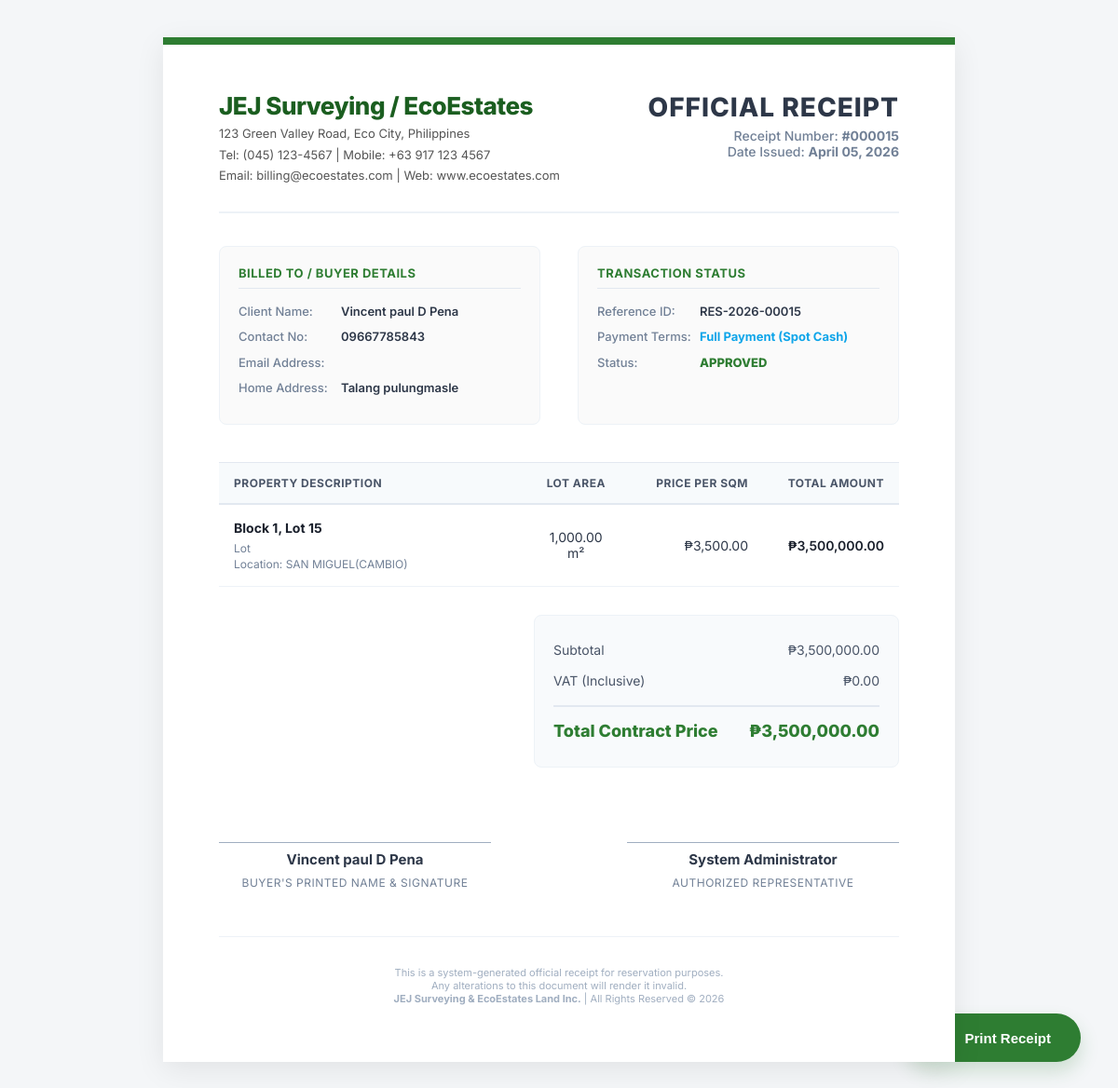
Page /receipt.php?id=15 (signed in) on the committed database.
### tables this page shows
CREATE TABLE `reservations` (
  `id` int(11) NOT NULL,
  `user_id` int(11) DEFAULT NULL,
  `contact_number` varchar(20) DEFAULT NULL,
  `email` varchar(100) DEFAULT NULL,
  `birth_date` date DEFAULT NULL,
  `lot_id` int(11) DEFAULT NULL,
  `reservation_date` datetime DEFAULT current_timestamp(),
  `status` enum('PENDING','APPROVED','CANCELLED') DEFAULT 'PENDING',
  `dp_proof` varchar(255) DEFAULT NULL,
  `dp_status` enum('UNPAID','VERIFYING','PAID') DEFAULT 'UNPAID',
  `payment_type` enum('CASH','INSTALLMENT') DEFAULT NULL,
  `installment_months` int(11) DEFAULT NULL,
  `monthly_payment` decimal(12,2) DEFAULT NULL,
  `payment_proof` varchar(255) DEFAULT NULL,
  `notes` text DEFAULT NULL,
  `buyer_address` text DEFAULT NULL,
  `valid_id_file` varchar(255) DEFAULT NULL,
  `selfie_with_id` varchar(255) DEFAULT NULL
);

CREATE TABLE `users` (
  `id` int(11) NOT NULL,
  `fullname` varchar(100) DEFAULT NULL,
  `email` varchar(100) DEFAULT NULL,
  `password` varchar(255) DEFAULT NULL,
  `phone` varchar(20) DEFAULT NULL,
  `role` enum('SUPER ADMIN','ADMIN','MANAGER','AGENT','BUYER') DEFAULT 'BUYER',
  `created_at` timestamp NOT NULL DEFAULT current_timestamp()
);

CREATE TABLE `lots` (
  `id` int(11) NOT NULL,
  `location` varchar(255) DEFAULT NULL,
  `phase_id` int(11) DEFAULT NULL,
  `block_no` varchar(10) DEFAULT NULL,
  `lot_no` varchar(10) DEFAULT NULL,
  `area` decimal(10,2) DEFAULT NULL,
  `price_per_sqm` decimal(10,2) DEFAULT NULL,
  `total_price` decimal(12,2) DEFAULT NULL,
  `status` enum('AVAILABLE','RESERVED','SOLD') DEFAULT 'AVAILABLE',
  `property_overview` text DEFAULT NULL,
  `coordinates` varchar(50) DEFAULT NULL,
  `lot_image` varchar(255) DEFAULT 'default_lot.jpg',
  `property_type` enum('Subdivision','Lot','Land','Farm','Shop','Business') DEFAULT 'Subdivision',
  `latitude` decimal(10,8) DEFAULT NULL,
  `longitude` decimal(11,8) DEFAULT NULL,
  `points` text DEFAULT NULL
);

### receipt.php (the view, shortened to what this page needs)
<?php
include 'config.php';
$id = $_GET['id'];
$stmt = $conn->prepare("SELECT r.*, u.fullname, l.block_no, l.lot_no, l.area, l.price_per_sqm, l.total_price, l.location, l.property_type
                        FROM reservations r
                        JOIN users u ON r.user_id = u.id
                        JOIN lots l ON r.lot_id = l.id
                        WHERE r.id = ?");
$stmt->bind_param("i", $id);
$stmt->execute();
$data = $stmt->get_result()->fetch_assoc();
$payment_term_display = (strtoupper($data['payment_type']) === 'CASH') ? 'Full Payment (Spot Cash)' : 'Downpayment (Installment)';
?>
<!DOCTYPE html>
<html lang="en">
<head>
</head>
<body>
    <button class="btn-print" onclick="window.print()">
        Print Receipt
    </button>
    <div class="receipt-container">
        <div class="header-section">
            <div class="company-info">
                <h1>JEJ Surveying / EcoEstates</h1>
                <p>123 Green Valley Road, Eco City, Philippines</p>
                <p>Tel: (045) 123-4567 | Mobile: +63 917 123 4567</p>
                <p>Email: billing@ecoestates.com | Web: www.ecoestates.com</p>
            </div>
            <div class="receipt-title">
                <h2>Official Receipt</h2>
                <p>Receipt Number: <strong>#<?= str_pad($data['id'], 6, '0', STR_PAD_LEFT) ?></strong></p>
                <p>Date Issued: <strong><?= date('F d, Y', strtotime($data['reservation_date'])) ?></strong></p>
            </div>
        </div>
        <div class="info-grid">
            <div class="info-box">
                <h3>Billed To / Buyer Details</h3>
                <div class="info-row"><span class="label">Client Name:</span> <span class="value"><?= htmlspecialchars($data['fullname']) ?></span></div>
                <div class="info-row"><span class="label">Contact No:</span> <span class="value"><?= htmlspecialchars($data['contact_number']) ?></span></div>
                <div class="info-row"><span class="label">Email Address:</span> <span class="value"><?= htmlspecialchars($data['email']) ?></span></div>
                <div class="info-row"><span class="label">Home Address:</span> <span class="value"><?= htmlspecialchars($data['buyer_address']) ?></span></div>
            </div>
            <div class="info-box">
                <h3>Transaction Status</h3>
                <div class="info-row"><span class="label">Reference ID:</span> <span class="value">RES-<?= date('Y') ?>-<?= str_pad($data['id'], 5, '0', STR_PAD_LEFT) ?></span></div>
                <div class="info-row">
                    <span class="label">Payment Terms:</span>
                    <span class="value" style="color: #0ea5e9; font-weight: 700;"><?= $payment_term_display ?></span>
                </div>
                <div class="info-row"><span class="label">Status:</span>
                    <span class="value" style="color: <?= $data['status'] == 'APPROVED' ? '#2e7d32' : ($data['status'] == 'PENDING' ? '#d97706' : '#dc2626') ?>; font-weight: 800;">
                        <?= strtoupper(htmlspecialchars($data['status'])) ?>
                    </span>
                </div>
            </div>
        </div>
        <table>
            <thead>
                <tr>
                    <th width="45%">Property Description</th>
                    <th class="text-center" width="15%">Lot Area</th>
                    <th class="text-right" width="20%">Price per Sqm</th>
                    <th class="text-right" width="20%">Total Amount</th>
                </tr>
            </thead>
            <tbody>
                <tr>
                    <td>
                        <span class="item-title">Block <?= htmlspecialchars($data['block_no']) ?>, Lot <?= htmlspecialchars($data['lot_no']) ?></span>
                        <span class="item-desc">
                            <?= htmlspecialchars($data['property_type']) ?><br>
                            Location: <?= htmlspecialchars($data['location']) ?>
                        </span>
                    </td>
                    <td class="text-center" style="vertical-align: middle;">
                        <?= number_format($data['area'], 2) ?> m²
                    </td>
                    <td class="text-right" style="vertical-align: middle;">
                        ₱<?= number_format($data['price_per_sqm'], 2) ?>
                    </td>
                    <td class="text-right" style="vertical-align: middle; font-weight: 600; color: #1a202c;">
                        ₱<?= number_format($data['total_price'], 2) ?>
                    </td>
                </tr>
            </tbody>
        </table>
        <div class="totals-container">
            <div class="totals-box">
                <div class="total-row">
                    <span>Subtotal</span>
                    <span>₱<?= number_format($data['total_price'], 2) ?></span>
                </div>
                <div class="total-row">
                    <span>VAT (Inclusive)</span>
                    <span>₱0.00</span>
                </div>
                <div class="total-row grand-total">
                    <span>Total Contract Price</span>
                    <span>₱<?= number_format($data['total_price'], 2) ?></span>
                </div>
            </div>
        </div>
        <div class="signatures">
            <div class="sig-box">
                <div class="sig-line"><?= htmlspecialchars($data['fullname']) ?></div>
                <div class="sig-title">Buyer's Printed Name & Signature</div>
            </div>
            <div class="sig-box">
                <div class="sig-line">System Administrator</div>
                <div class="sig-title">Authorized Representative</div>
            </div>
        </div>
        <div class="footer">
            <p>This is a system-generated official receipt for reservation purposes. <br>
            Any alterations to this document will render it invalid.<br>
            <strong>JEJ Surveying & EcoEstates Land Inc.</strong> | All Rights Reserved &copy; <?= date('Y') ?></p>
        </div>
    </div>
</body>
</html>

### receipt.php (style rules this page uses)
body { font-family: 'Inter', sans-serif; background-color: #f4f6f8; color: #333; margin: 0; padding: 40px 20px; display: flex; justify-content: center; }
.receipt-container { background: #ffffff; width: 100%; max-width: 850px; padding: 50px 60px; box-shadow: 0 8px 30px rgba(0,0,0,0.08); border-top: 8px solid #2e7d32; position: relative; box-sizing: border-box; }
.header-section { display: flex; justify-content: space-between; align-items: flex-start; border-bottom: 2px solid #edf2f7; padding-bottom: 25px; margin-bottom: 35px; }
.company-info h1 { margin: 0 0 5px 0; font-size: 26px; font-weight: 800; color: #1b5e20; letter-spacing: -0.5px; }
.company-info p { margin: 3px 0; font-size: 13px; color: #555; line-height: 1.5; }
.receipt-title { text-align: right; }
.receipt-title h2 { margin: 0 0 5px 0; font-size: 28px; font-weight: 800; color: #2d3748; text-transform: uppercase; letter-spacing: 1px; }
.receipt-title p { margin: 0; font-size: 14px; color: #718096; font-weight: 500; }
.info-grid { display: grid; grid-template-columns: 1fr 1fr; gap: 40px; margin-bottom: 40px; }
.info-box { background: #fafafa; padding: 20px; border-radius: 8px; border: 1px solid #edf2f7; }
.info-box h3 { margin: 0 0 15px 0; font-size: 13px; text-transform: uppercase; color: #2e7d32; font-weight: 700; letter-spacing: 0.5px; border-bottom: 1px solid #e2e8f0; padding-bottom: 8px; }
.info-row { display: flex; margin-bottom: 8px; font-size: 13px; line-height: 1.5; }
.info-row span.label { width: 110px; color: #718096; font-weight: 500; }
.info-row span.value { flex: 1; color: #2d3748; font-weight: 600; }
table { width: 100%; border-collapse: collapse; margin-bottom: 30px; }
th { background-color: #f7fafc; color: #4a5568; text-align: left; padding: 14px 16px; font-size: 12px; font-weight: 700; text-transform: uppercase; letter-spacing: 0.5px; border-bottom: 2px solid #e2e8f0; border-top: 1px solid #e2e8f0; }
td { padding: 16px; font-size: 14px; color: #2d3748; border-bottom: 1px solid #edf2f7; vertical-align: top; }
.text-right { text-align: right; }
.text-center { text-align: center; }
.item-title { font-weight: 700; color: #1a202c; margin-bottom: 4px; display: block; }
.item-desc { font-size: 12px; color: #718096; }
.totals-container { display: flex; justify-content: flex-end; margin-bottom: 50px; }
.totals-box { width: 350px; background: #f8fafc; border: 1px solid #edf2f7; border-radius: 8px; padding: 20px; }
.total-row { display: flex; justify-content: space-between; padding: 8px 0; font-size: 14px; color: #4a5568; }
.total-row.grand-total { border-top: 2px solid #e2e8f0; margin-top: 10px; padding-top: 15px; font-size: 18px; font-weight: 800; color: #2e7d32; }
.signatures { display: flex; justify-content: space-between; margin-top: 60px; padding-top: 20px; }
.sig-box { width: 40%; text-align: center; }
.sig-line { border-top: 1px solid #a0aec0; margin-bottom: 8px; padding-top: 8px; font-weight: 700; color: #2d3748; font-size: 15px; }
.sig-title { font-size: 12px; color: #718096; text-transform: uppercase; letter-spacing: 0.5px; }
.footer { margin-top: 50px; text-align: center; font-size: 11px; color: #a0aec0; border-top: 1px solid #edf2f7; padding-top: 20px; }
.btn-print { position: fixed; bottom: 40px; right: 40px; background: #2e7d32; color: white; padding: 16px 32px; border: none; border-radius: 50px; cursor: pointer; font-weight: 700; font-size: 15px; box-shadow: 0 10px 20px rgba(46, 125, 50, 0.2); transition: all 0.3s ease; display: flex; align-items: center; gap: 10px; }

### rows in the picture
reservations: id "000015", reservation_date "April 05, 2026", user.fullname "Vincent paul D Pena", contact_number "09667785843", buyer_address "Talang pulungmasle", id "00015", payment_type "Full Payment (Spot Cash)", status "APPROVED", lot.block_no "1", lot.lot_no "15", lot.property_type "Lot", lot.location "SAN MIGUEL(CAMBIO)", lot.area "1,000.00", lot.price_per_sqm "3,500.00", lot.total_price "3,500,000.00"
